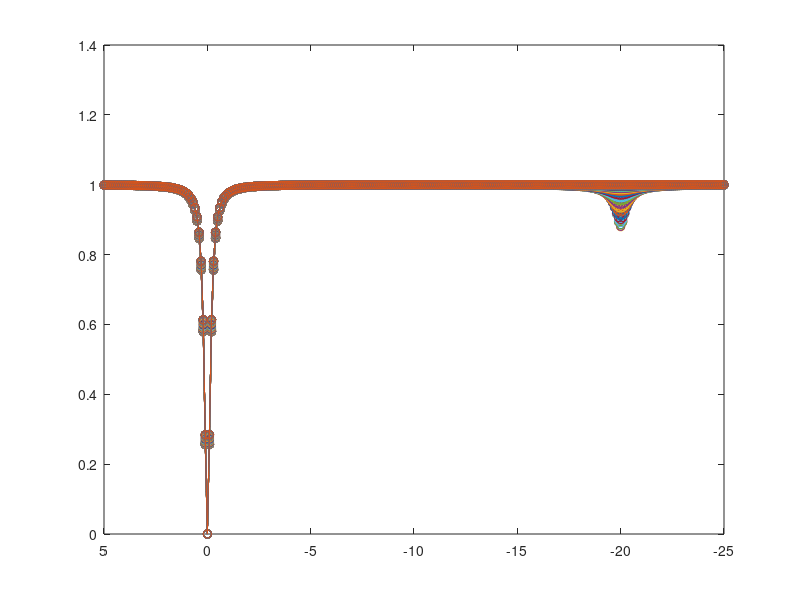
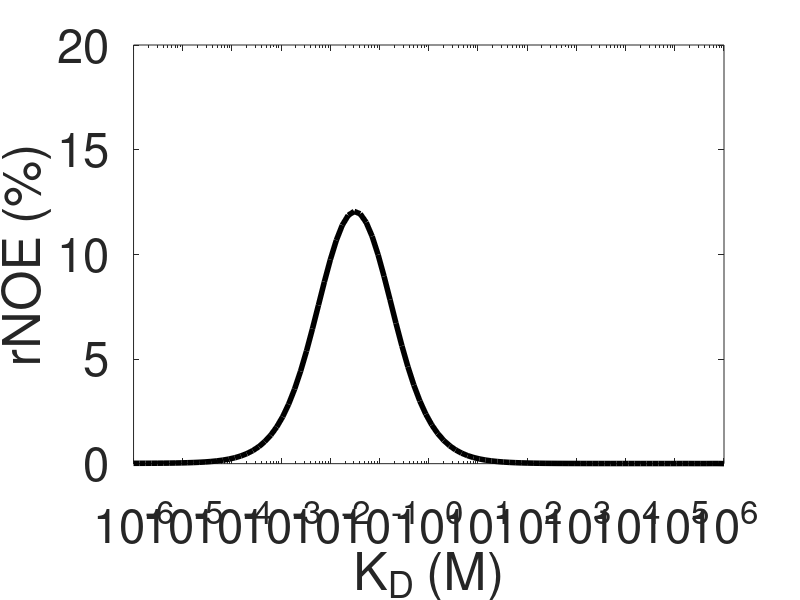

Here is the MATLAB script that generated these plots, in order:
% W---RelayOH---LB----L
% initial magnetization: M10,M20,M30,M40
clc;
clear all;
close all;


R11=1/2.8;   % R11: R1 for I; R12: R1 for S
R21=1/1.8;R22=2.5*5e5; R23=R22;  R24=1/0.6;% R21: R2 for I; R22: R2 for S
wa=0;  w2=1.2; w3=-20; w4=-20;

plist = 0.1;%0.4; % total ligands: M

pp = 0;
kon = 1*1e5;
na=9;

% kbind = 10^2.8;
% koff = 100;
pR = 0.001;  % receptor population:[R] M
kd_list=logspace(-6,6,100);

for p = plist
        
for kd = kd_list
%     [5e-2,1e-1,1.3e-1,1.5e-1,1.8e-1,2e-1,3e-1,4e-1,5e-1,6e-1,7e-1,8e-1,9e-1,1,1.2,1.4,1.6,1.8,2,3,4,5,6,7,8,9,10]  

pp = pp+1; 

% LT = p;   % total ligands
% LB = (LT+pR+kd)/2-sqrt((LT+pR+kd)^2-4*LT*pR)/2; % bound ligands
% L = LT-LB; % free ligands;

L = p; % free ligands;
LB = (L/(L+kd))*pR;
LT = L+LB;   % total ligands

% kon = koff/kd;
kbind = kon*(pR-LB); % kon*[R]
% kon = kbind/(pR-LB);
koff = kd*kon;   

M40 = na*L; M30 = na*LB; M20 = M30; M10=106; 
k21 = 1000;
% k12 = 0.05/110
k12 =k21*M20/M10;

% u23 = 4000000; u32 = u23*M20/M30;
% n23 = -4000000; n32 = n23*M20/M30;
% R12=-1*n23;R13=-1*n23;R14=1/2;

u23 = 2*5e5; u32 = u23*M20/M30;
n23 = -1*5e5; n32 = n23*M20/M30;
R12=-1*n23;R13=-1*n23;R14=1/1.8;

for wp=600/(2*pi)

for t=50; %mxing time
dwa=-25:0.1:5;
nn=length(dwa);
for j=1:nn
    dw1=(wa-dwa(j))*750*2*pi;
    dw2=(wa-dwa(j)+w2)*750*2*pi;  
    dw3=(wa-dwa(j)+w3)*750*2*pi;  
    dw4=(wa-dwa(j)+w4)*750*2*pi;

M0=[0.5 0 0 M10 0 0 M20 0 0 M30 0 0 M40];
% M0=[0.4 0 0 M40 0 0 M30 0 0 M20 0 0 M10]; 
% pulse period
%    wp=2*pi*2;
   wx=0;wy=wp*2*pi;
P =[0                       0       0       0       0       0       0       0        0         0        0        0         0;...
    0                       R21+k12 dw1     -wy     -k21    0       0       0        0         0        0        0         0;...
    0                       -dw1    R21+k12 wx      0       -k21    0       0        0         0        0        0         0;...
    -2*M10*R11              wy      -wx     R11+k12 0       0       -k21    0        0         0        0        0         0;...
    0                       -k12    0       0       R22+k21 dw2     -wy     u32      0         0        0        0         0;...
    0                       0       -k12    0       -dw2    R22+k21 wx      0        u32       0        0        0         0;...
    -2*M20*R12-2*n32*M30    0       0       -k12    wy      -wx     R12+k21 0        0         n32      0        0         0;...
    0                       0       0       0       u23     0       0       R23+koff dw3      -wy      -kbind     0         0;...
    0                       0       0       0       0       u23     0       -dw3     R23+koff  wx       0        -kbind     0;...
    -2*M30*R13-2*n23*M20    0       0       0       0       0       n23     wy       -wx       R13+koff 0        0         -kbind;...
    0                       0       0       0       0       0       0       -koff     0         0        R24+kbind  dw4       -wy;... 
    0                       0       0       0       0       0       0       0        -koff      0        -dw4     R24+kbind   wx;...
    -2*M40*R14              0       0       0       0       0       0       0        0         -koff      wy      -wx       R14+kbind;...
    ];

temp1=expm(-P*t)*M0';    
M1(j)=temp1(4)/M10;
end

figure(1);plot(dwa,M1,'o-'); hold on;
signal(pp) =1- M1(dwa == w3);
set(gca,'XDir','reverse')

end
end
end
end

%%
figure(2); 
semilogx(kd_list,signal*100,'k-','markersize',12,'linestyle','-','linewidth',4); hold on

xlabel('K_D (M)');
ylabel('rNOE (%)')
set(gca,'ylim', [0.0 20],'ytick',[0:5:100],'xlim',[0 1e6]);

set(gca,'fontsize',34)
set(gcf, 'Position',  [100, 100, 580, 500])
set(gcf,'PaperOrientation','landscape');


